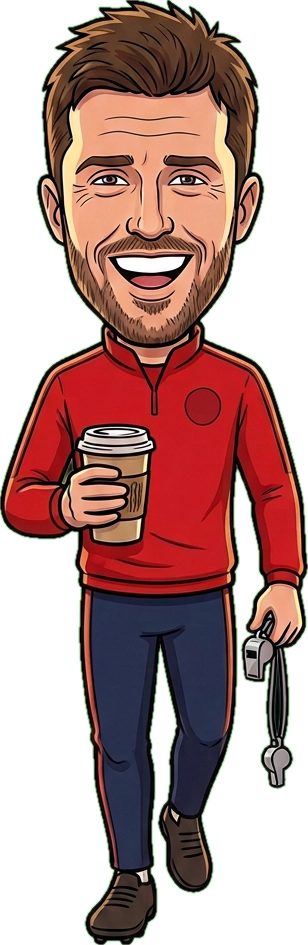
#> input picture walk/art/k1.png, 308 x 945 px
$ python flip_pages.py
#> lines starting #> are read from the running program, lines starting #| are printed output that depends on the picture; after the words box and inside, x2 and y2 are one past the last pixel; in counts of white or black regions, pixels touching at a corner belong together
#> further down, A is the input picture: shape (945, 308, 4); mean R, G, B, A 77, 142.1, 38.6, 146.1
# Builds the flipbook pages for the walk toward camera, all on one canvas, feet on the bottom row.
import numpy as np
from PIL import Image
from scipy import ndimage
def key(path):
#> called with path = 'art/pass_raw.png'
    a=np.array(Image.open(path).convert('RGB')).astype(int); r,g,b=a[...,0],a[...,1],a[...,2]
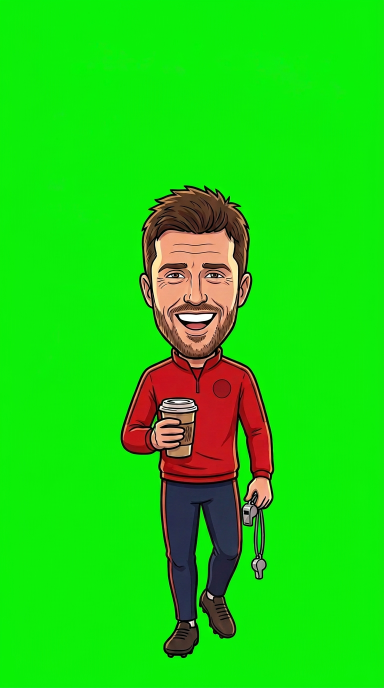
#> input picture walk/art/pass_raw.png, 768 x 1376 px (shown at 1/2 size)
    m=~((g>150)&(g>r+60)&(g>b+60)); lab,n=ndimage.label(m); s=ndimage.sum(m,lab,range(1,n+1))
#> after `m = ~((g > 150) & (g > r + 60) & (g > b + 60))`:
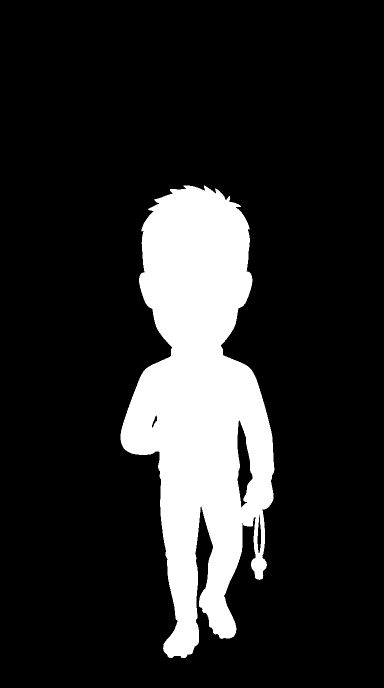
#> m: shape (1376, 768) bool (shown at 1/2 size); 15.9% white; 1 white region, box (x1, y1, x2, y2) and area: (241, 371, 549, 1316) 168364
#> after `lab, n = ndimage.label(m)`: n = 1
#> after `s = ndimage.sum(m, lab, range(1, n + 1))`: s = [168364]
    m=np.isin(lab,1+np.where(s>500)[0]); m=ndimage.binary_fill_holes(m)
#> after `m = ndimage.binary_fill_holes(m)`: m: shape (1376, 768) bool; 16.2% white; 1 white region, box (x1, y1, x2, y2) and area: (241, 371, 549, 1316) 171607
    rgb=a.copy(); rgb[...,1]=np.where(m&(g>np.maximum(r,b)),np.maximum(r,b),g)
    al=ndimage.uniform_filter(m.astype(float),3)*255; im=np.dstack([rgb,al]).astype(np.uint8)
    ys,xs=np.where(m); return im[ys.min():ys.max()+1, xs.min():xs.max()+1]
def hem(im):  # lowest row with jacket red near the centre
    r,g,b=[im[...,i].astype(int) for i in range(3)]; red=(r>150)&(g<90)&(b<90); c=im.shape[1]//2
#> after `red = (r > 150) & (g < 90) & (b < 90)`: red: shape (945, 308) bool; 12.1% white; 148 white regions (130 under 20 px), largest, box (x1, y1, x2, y2) and area: (5, 340, 300, 580) 31866, (87, 575, 227, 593) 936, (188, 391, 218, 423) 719
#> after `c = im.shape[1] // 2`: c = 154
    rows=np.where(red[:,c-40:c+40].sum(1)>10)[0]; return rows.max()
#> after `rows = np.where(red[:, c - 40:c + 40].sum(1) > 10)[0]`: rows = 248 values from 278 to 592
A=np.array(Image.open('art/k1.png')); P=key('art/pass_raw.png')
s=hem(A)/hem(P); P=np.array(Image.fromarray(P).resize((round(P.shape[1]*s),round(P.shape[0]*s)),Image.LANCZOS))
#> in hem (call 2), `red = (r > 150) & (g < 90) & (b < 90)`: red: shape (945, 308) bool; 11.8% white; 211 white regions (194 under 20 px), largest, box (x1, y1, x2, y2) and area: (5, 353, 300, 579) 30968, (87, 576, 227, 593) 892, (189, 391, 217, 423) 580
#> after `s = hem(A) / hem(P)`: s = 1
def mirror_legs(im):
    h=hem(im); out=im.copy(); al=im[...,3]>128
#> after `h = hem(im)`: h = 592
#> after `al = im[..., 3] > 128`: al: shape (945, 308) bool; 57.3% white; 6 black regions, box (x1, y1, x2, y2) and area: (0, 510, 114, 945) 37093, (130, 471, 308, 945) 32814, (170, 0, 308, 564) 28499, (0, 0, 130, 496) 25625, (139, 0, 169, 10) 125, (104, 941, 122, 945) 62
    r,g,b=[im[...,i].astype(int) for i in range(3)]; navy=(b>r+25)&(b>g+10)&(b<150)&al
#> after `navy = (b > r + 25) & (b > g + 10) & (b < 150) & al`: navy: shape (945, 308) bool; 6.5% white; 65 white regions (61 under 20 px), largest, box (x1, y1, x2, y2) and area: (92, 594, 225, 869) 18321, (173, 748, 206, 802) 418, (175, 734, 188, 763) 128, (184, 779, 198, 787) 38
    cnt=navy[h+10:h+250].sum(0); c0=im.shape[1]//2; cols=[x for x in range(im.shape[1]) if cnt[x]>40]
#> after `cnt = navy[h + 10:h + 250].sum(0)`: cnt = 308 values, max 240 at index 128, min 0 at index 0, mean 58.55
#> after `c0 = im.shape[1] // 2`: c0 = 154
#> after `cols = [x for x in range(im.shape[1]) if cnt[x] > 40]`: cols = 112 values from 93 to 223
    # keep the contiguous run that contains the centre
    run=[c0]; x=c0
#> after `run = [c0]`: run = [154]
#> after `x = c0`: x = 154
    while x-1>=0 and cnt[x-1]>5: x-=1
#> this loop made 62 passes
#> x on passes 1 to 12: 153, 152, 151, 150, 149, 148, 147, 146, 145, 144, 143, 142
#> after the loop, x = 92
    x0=x; x=c0
#> after `x0 = x`: x0 = 92
#> after `x = c0`: x = 154
    while x+1<im.shape[1] and cnt[x+1]>5: x+=1
#> this loop made 70 passes
#> after the loop, x = 224
    x1=x; x0-=8; x1+=8; c=(x0+x1)//2; w=min(c-x0,x1-c); x0,x1=c-w,c+w
#> after `x1 = x`: x1 = 224
#> after `x0 -= 8`: x0 = 84
#> after `x1 += 8`: x1 = 232
#> after `c = (x0 + x1) // 2`: c = 158
#> after `w = min(c - x0, x1 - c)`: w = 74
    out[h:,x0:x1+1]=im[h:,x0:x1+1][:,::-1]; return out
#> after `out[h:, x0:x1 + 1] = im[h:, x0:x1 + 1][:, ::-1]`:
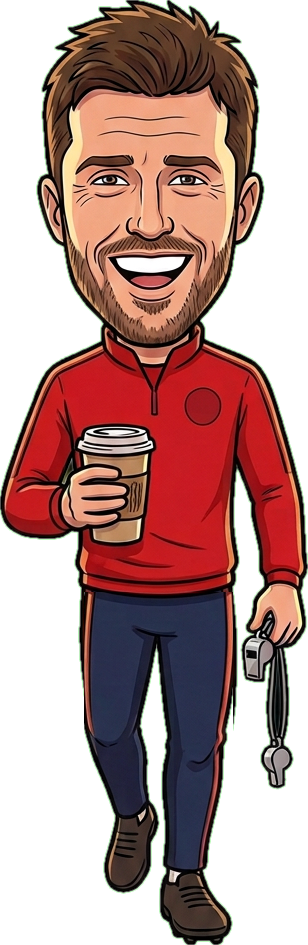
#> out: shape (945, 308, 4); 17.87% of pixels changed, all inside (x1, y1, x2, y2) = (84, 592, 233, 945); transparent parts drawn white
B=mirror_legs(A); Pm=mirror_legs(P)
#> in mirror_legs (call 2), `al = im[..., 3] > 128`: al: shape (945, 308) bool; 59% white; 6 black regions, box (x1, y1, x2, y2) and area: (0, 510, 114, 945) 37099, (169, 0, 308, 564) 28492, (130, 570, 308, 945) 28036, (0, 0, 130, 496) 25622, (139, 0, 169, 10) 126, (104, 941, 122, 945) 62
#> in mirror_legs (call 2), `navy = (b > r + 25) & (b > g + 10) & (b < 150) & al`:
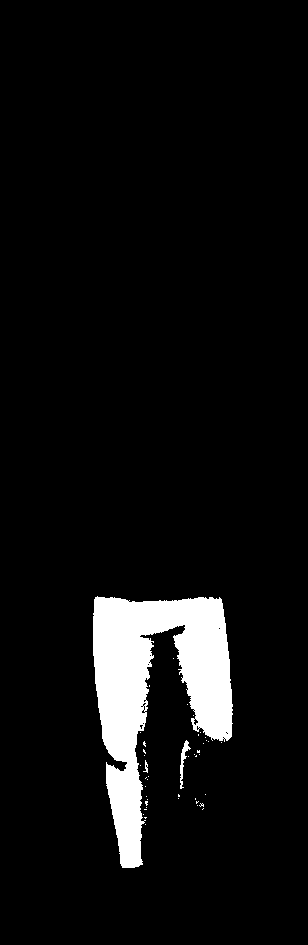
#> navy: shape (945, 308) bool; 6.2% white; 44 white regions (41 under 20 px), largest, box (x1, y1, x2, y2) and area: (93, 596, 233, 868) 17867, (180, 740, 191, 789) 168, (143, 760, 148, 773) 28
#> in mirror_legs (call 2), `cnt = navy[h + 10:h + 250].sum(0)`: cnt = 308 values, max 240 at index 127, min 0 at index 0, mean 56.04
#> in mirror_legs (call 2), `cols = [x for x in range(im.shape[1]) if cnt[x] > 40]`: cols = 114 values from 93 to 231
#> the loop in mirror_legs (call 2), `while x-1>=0 and cnt[x-1]>5: x-=1` made 61 passes
#> after the loop in mirror_legs (call 2), `while x-1>=0 and cnt[x-1]>5: x-=1`: x = 93
#> the loop in mirror_legs (call 2), `while x+1<im.shape[1] and cnt[x+1]>5: x+=1` made 78 passes
#> after the loop in mirror_legs (call 2), `while x+1<im.shape[1] and cnt[x+1]>5: x+=1`: x = 232
#> in mirror_legs (call 2), `x0 -= 8`: x0 = 85
#> in mirror_legs (call 2), `x1 += 8`: x1 = 240
#> in mirror_legs (call 2), `c = (x0 + x1) // 2`: c = 162
#> in mirror_legs (call 2), `w = min(c - x0, x1 - c)`: w = 77
#> in mirror_legs (call 2), `x0, x1 = (c - w, c + w)`: x1 = 239
#> in mirror_legs (call 2), `out[h:, x0:x1 + 1] = im[h:, x0:x1 + 1][:, ::-1]`:
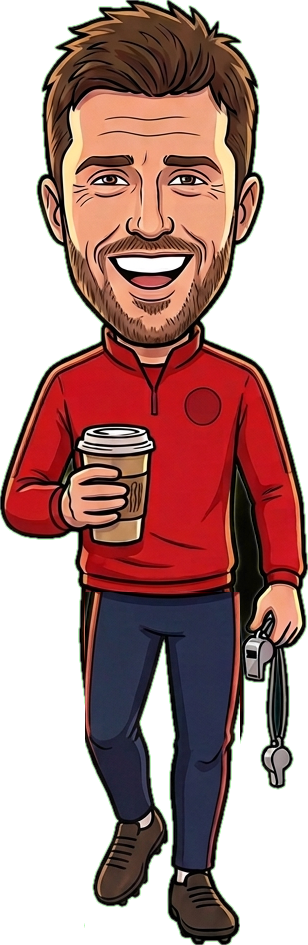
#> out: shape (945, 308, 4); mean of channels 0, 1, 2, 3 78.1, 135.7, 37.8, 150.3; transparent parts drawn white
def sq(im,f):  # vertical squash/stretch, feet stay on the bottom
#> called with f = 0.975
    I=Image.fromarray(im); return np.array(I.resize((I.width,round(I.height*f)),Image.LANCZOS))
pages={'wk_A':A,'wk_Ad':sq(A,0.975),'wk_P':P,'wk_Pu':sq(P,1.02),'wk_B':B,'wk_Bd':sq(B,0.975),'wk_Pm':Pm,'wk_Pmu':sq(Pm,1.02)}
Wc=max(p.shape[1] for p in pages.values())+20; Hc=max(p.shape[0] for p in pages.values())+10
#> after `Wc = max((p.shape[1] for p in pages.values())) + 20`: Wc = 328
#> after `Hc = max((p.shape[0] for p in pages.values())) + 10`: Hc = 974
for k,p in pages.items():
    can=Image.new('RGBA',(Wc,Hc),(0,0,0,0)); can.alpha_composite(Image.fromarray(p),((Wc-p.shape[1])//2,Hc-p.shape[0])); can.save(f'pages/{k}.png')
#> this loop made 8 passes
#> k on passes 1 to 8: 'wk_A', 'wk_Ad', 'wk_P', 'wk_Pu', 'wk_B', 'wk_Bd', 'wk_Pm', 'wk_Pmu'
#> pass 1, `can = Image.new('RGBA', (Wc, Hc), (0, 0, 0, 0))`:
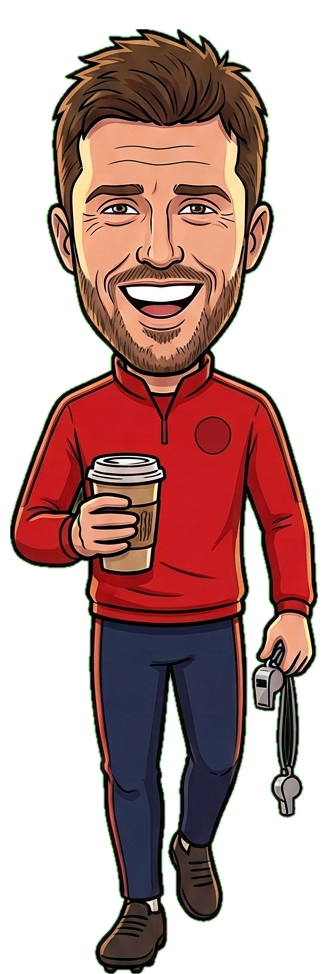
#> saved as wk_A.png: PIL image 328x974 RGBA; mean R, G, B, A 67.1, 37.7, 32.7, 133.1; transparent parts drawn white
#> after the loop:
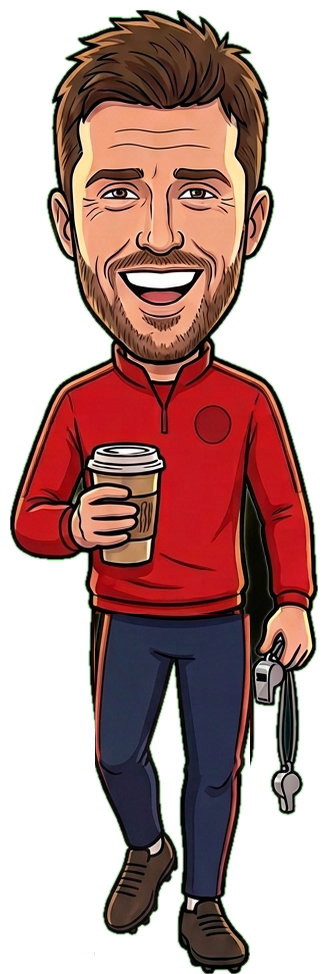
#> can: PIL image 328x974 RGBA; mean R, G, B, A 68.6, 38.4, 32.9, 139.7; transparent parts drawn white
print(Wc,Hc,{k:p.shape for k,p in pages.items()})
#| 328 974 {'wk_A': (945, 308, 4), 'wk_Ad': (921, 308, 4), 'wk_P': (945, 308, 4), 'wk_Pu': (964, 308, 4), 'wk_B': (945, 308, 4), 'wk_Bd': (921, 308, 4), 'wk_Pm': (945, 308, 4), 'wk_Pmu': (964, 308, 4)}
